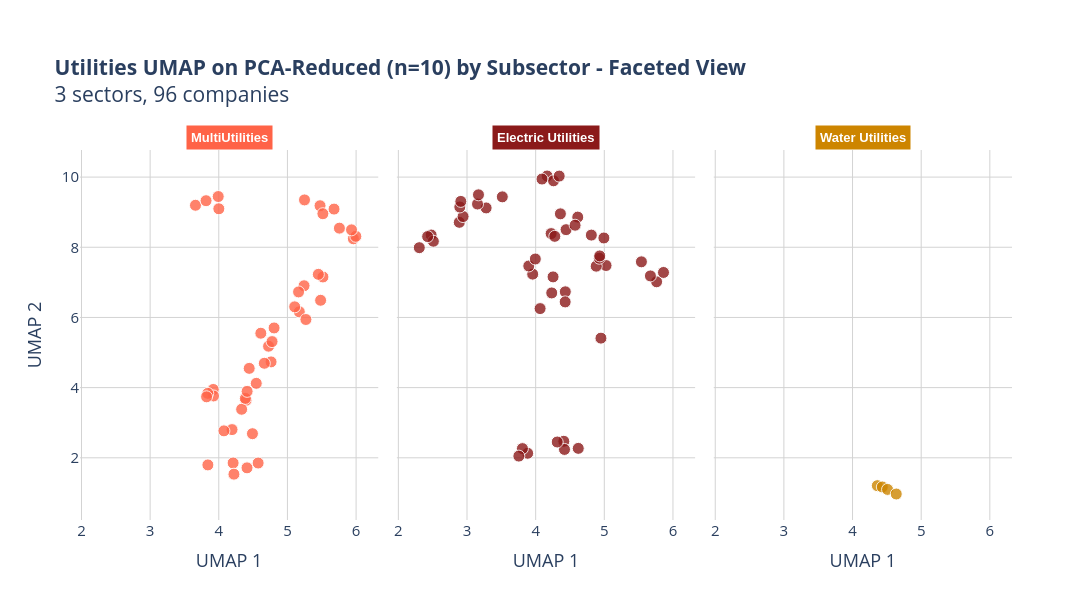

Source (notebook cell):
### Code cell
### >> [Option] Plot 6: Interactive UMAP matplot
# Faceted UMAP plot
n_sectors = len(sectors)
n_cols = 3
n_rows = int(np.ceil(n_sectors / n_cols))

fig = px.scatter(
    df_umap,
    x='UMAP1',
    y='UMAP2',
    color='Subsector',
    facet_col='Subsector',
    facet_col_wrap=3,
    hover_name='Ticker',
    hover_data={
        'UMAP1': ':.2f',
        'UMAP2': ':.2f',
        'Subsector': False,
        'Revenue': ':,.0f' if 'Revenue' in df_umap.columns else False,
        'Assets': ':,.0f' if 'Assets' in df_umap.columns else False,
    },
    title=f'<b>Utilities UMAP on PCA-Reduced (n=10) by Subsector - Faceted View</b><br>{n_sectors} sectors, {len(df_umap)} companies',
    labels={
        'UMAP1': 'UMAP 1',
        'UMAP2': 'UMAP 2'
    },
    color_discrete_map=sector_colors
)

fig.update_traces(
    marker=dict(
        size=12,
        opacity=0.8,
        line=dict(width=1, color='white')
    )
)

fig.update_layout(
    width=1400,
    height=600,
    showlegend=False,
    plot_bgcolor='white',
    font=dict(size=15),
    margin=dict(t=150)  # Increase top margin (default is ~100)
)

# Clean up facet titles
fig.for_each_annotation(lambda a: a.update(
    text=f"<b>{a.text.split('=')[-1]}</b>",
    font=dict(size=13, family="Arial", color='white'),
    bgcolor=sector_colors.get(a.text.split('=')[-1], 'gray'),
    borderpad=4
))

fig.update_xaxes(showgrid=True, gridcolor='lightgray', zeroline=True, zerolinecolor='gray')
fig.update_yaxes(showgrid=True, gridcolor='lightgray', zeroline=True, zerolinecolor='gray')

fig.show()


## >> save as html and png for sharing
FILE_NAME = f"Util_subsector_UMAP_faceted_pca_reduced(n=10)_test14"
fig.write_html(f"{HTML_PATH}/{FILE_NAME}.html")
fig.write_image(f"{FIG_PATH}/{FILE_NAME}.png",
               width=1400, height=600,
               scale=2          # Scale factor (like DPI multiplier)
               )

# allow to open automatically in the default browser
webbrowser.open(f"{HTML_PATH}/{FILE_NAME}.html")

### Figure 1 — Plotly figure (JSON) as saved in the notebook; plotly's stock layout.template omitted (floating-point values rounded to 4 significant figures; data arrays with more than 128 entries replaced by an {"elided": "..."} marker saying what was removed)
{"data": [{"customdata": {"elided": "44x3 mixed values"}, "hovertemplate": "<b>%{hovertext}</b><br><br>UMAP 1=%{x:.2f}<br>UMAP 2=%{y:.2f}<br>Revenue=%{customdata[1]:,.0f}<br>Assets=%{customdata[2]:,.0f}<extra></extra>", "hovertext": ["AEE", "AEE", "AEE", "AEE", "CMS", "CMS", "CMS", "CMS", "CNP", "CNP", "CNP", "CNP", "ES", "ES", "ES", "ES", "EXC", "EXC", "EXC", "EXC", "NEE", "NEE", "NEE", "NEE", "PCG", "PCG", "PCG", "PCG", "PNW", "PNW", "PNW", "PNW", "SCG", "SCG", "SCG", "SCG", "SRE", "SRE", "SRE", "SRE", "XEL", "XEL", "XEL", "XEL"], "legendgroup": "MultiUtilities", "marker": {"color": "#FF6347", "line": {"color": "white", "width": 1}, "opacity": 0.8, "size": 12, "symbol": "circle"}, "mode": "markers", "name": "MultiUtilities", "orientation": "v", "showlegend": true, "type": "scatter", "x": [4.397, 4.762, 4.664, 4.443, 4.333, 4.387, 4.413, 4.546, 3.919, 3.923, 3.84, 3.822, 4.725, 4.776, 4.612, 4.805, 5.475, 5.516, 5.249, 5.679, 4.0, 3.66, 3.815, 3.992, 5.961, 5.757, 5.996, 5.934, 4.209, 4.411, 4.573, 4.221, 4.49, 4.193, 4.075, 3.841, 5.173, 5.242, 5.517, 5.45, 5.269, 5.106, 5.483, 5.162], "xaxis": "x", "y": [3.639, 4.734, 4.694, 4.549, 3.383, 3.692, 3.894, 4.122, 3.948, 3.762, 3.836, 3.737, 5.181, 5.311, 5.55, 5.7, 9.184, 8.956, 9.35, 9.088, 9.096, 9.197, 9.327, 9.446, 8.241, 8.545, 8.312, 8.496, 1.853, 1.713, 1.851, 1.533, 2.687, 2.804, 2.767, 1.798, 6.16, 6.904, 7.154, 7.228, 5.941, 6.302, 6.489, 6.728], "yaxis": "y"}, {"customdata": {"elided": "48x3 mixed values"}, "hovertemplate": "<b>%{hovertext}</b><br><br>UMAP 1=%{x:.2f}<br>UMAP 2=%{y:.2f}<br>Revenue=%{customdata[1]:,.0f}<br>Assets=%{customdata[2]:,.0f}<extra></extra>", "hovertext": ["AEP", "AEP", "AEP", "AEP", "D", "D", "D", "D", "DUK", "DUK", "DUK", "DUK", "ED", "ED", "ED", "ED", "EIX", "EIX", "EIX", "EIX", "ETR", "ETR", "ETR", "ETR", "FE", "FE", "FE", "FE", "LNT", "LNT", "LNT", "LNT", "PEG", "PEG", "PEG", "PEG", "PPL", "PPL", "PPL", "PPL", "SO", "SO", "SO", "SO", "WEC", "WEC", "WEC", "WEC"], "legendgroup": "Electric Utilities", "marker": {"color": "#8B1A1A", "line": {"color": "white", "width": 1}, "opacity": 0.8, "size": 12, "symbol": "circle"}, "mode": "markers", "name": "Electric Utilities", "orientation": "v", "showlegend": true, "type": "scatter", "x": [2.887, 2.943, 3.279, 3.153, 4.994, 4.811, 4.613, 4.36, 4.166, 4.26, 4.343, 4.092, 3.957, 4.253, 3.9, 3.995, 5.762, 5.862, 5.54, 5.671, 4.432, 4.43, 4.234, 4.065, 2.478, 2.51, 2.305, 2.427, 4.41, 4.42, 4.314, 4.621, 5.025, 4.882, 4.927, 4.933, 4.443, 4.225, 4.574, 4.279, 3.514, 2.895, 2.91, 3.167, 3.883, 3.807, 3.755, 4.951], "xaxis": "x2", "y": [8.71, 8.875, 9.121, 9.232, 8.265, 8.346, 8.859, 8.952, 10.03, 9.894, 10.03, 9.944, 7.234, 7.156, 7.467, 7.666, 7.016, 7.282, 7.585, 7.184, 6.73, 6.442, 6.699, 6.252, 8.349, 8.172, 7.988, 8.304, 2.47, 2.238, 2.45, 2.269, 7.48, 7.461, 7.688, 7.754, 8.502, 8.389, 8.628, 8.311, 9.436, 9.149, 9.307, 9.494, 2.13, 2.262, 2.048, 5.41], "yaxis": "y2"}, {"customdata": [["Water Utilities", 2853926000, 14718976000], ["Water Utilities", 2879000000, 15088142000], ["Water Utilities", 3011000000, 16038000000], ["Water Utilities", 3159000000, 17241000000]], "hovertemplate": "<b>%{hovertext}</b><br><br>UMAP 1=%{x:.2f}<br>UMAP 2=%{y:.2f}<br>Revenue=%{customdata[1]:,.0f}<br>Assets=%{customdata[2]:,.0f}<extra></extra>", "hovertext": ["AWK", "AWK", "AWK", "AWK"], "legendgroup": "Water Utilities", "marker": {"color": "#CD8500", "line": {"color": "white", "width": 1}, "opacity": 0.8, "size": 12, "symbol": "circle"}, "mode": "markers", "name": "Water Utilities", "orientation": "v", "showlegend": true, "type": "scatter", "x": [4.361, 4.434, 4.51, 4.637], "xaxis": "x3", "y": [1.206, 1.168, 1.099, 0.9683], "yaxis": "y3"}], "layout": {"annotations": [{"bgcolor": "#FF6347", "borderpad": 4, "font": {"color": "white", "family": "Arial", "size": 13}, "showarrow": false, "text": "<b>MultiUtilities</b>", "x": 0.16, "xanchor": "center", "xref": "paper", "y": 1, "yanchor": "bottom", "yref": "paper"}, {"bgcolor": "#8B1A1A", "borderpad": 4, "font": {"color": "white", "family": "Arial", "size": 13}, "showarrow": false, "text": "<b>Electric Utilities</b>", "x": 0.5, "xanchor": "center", "xref": "paper", "y": 1, "yanchor": "bottom", "yref": "paper"}, {"bgcolor": "#CD8500", "borderpad": 4, "font": {"color": "white", "family": "Arial", "size": 13}, "showarrow": false, "text": "<b>Water Utilities</b>", "x": 0.84, "xanchor": "center", "xref": "paper", "y": 1, "yanchor": "bottom", "yref": "paper"}], "font": {"size": 15}, "height": 600, "legend": {"title": {"text": "Subsector"}, "tracegroupgap": 0}, "margin": {"t": 150}, "plot_bgcolor": "white", "showlegend": false, "title": {"text": "<b>Utilities UMAP on PCA-Reduced (n=10) by Subsector - Faceted View</b><br>3 sectors, 96 companies"}, "width": 1400, "xaxis": {"anchor": "y", "domain": [0, 0.32], "gridcolor": "lightgray", "showgrid": true, "title": {"text": "UMAP 1"}, "zeroline": true, "zerolinecolor": "gray"}, "xaxis2": {"anchor": "y2", "domain": [0.34, 0.66], "gridcolor": "lightgray", "matches": "x", "showgrid": true, "title": {"text": "UMAP 1"}, "zeroline": true, "zerolinecolor": "gray"}, "xaxis3": {"anchor": "y3", "domain": [0.68, 1.0], "gridcolor": "lightgray", "matches": "x", "showgrid": true, "title": {"text": "UMAP 1"}, "zeroline": true, "zerolinecolor": "gray"}, "yaxis": {"anchor": "x", "domain": [0, 1], "gridcolor": "lightgray", "showgrid": true, "title": {"text": "UMAP 2"}, "zeroline": true, "zerolinecolor": "gray"}, "yaxis2": {"anchor": "x2", "domain": [0, 1], "gridcolor": "lightgray", "matches": "y", "showgrid": true, "showticklabels": false, "zeroline": true, "zerolinecolor": "gray"}, "yaxis3": {"anchor": "x3", "domain": [0, 1], "gridcolor": "lightgray", "matches": "y", "showgrid": true, "showticklabels": false, "zeroline": true, "zerolinecolor": "gray"}}}
